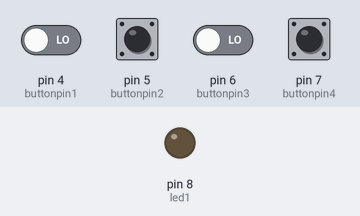
Recording of a sketch running on a simulated Arduino Uno, built with avr-gcc and run on an emulated ATmega328P. Parts: output pins drawn as LEDs (lit = HIGH). The inputs (shaded band) are chosen by the test bench; at power-on: pin 4 (buttonpin1), pin 5 (buttonpin2), pin 6 (buttonpin3), pin 7 (buttonpin4) LOW.

Above: at 1.2 s.
1.3 s: pin 4 (buttonpin1) driven HIGH and pin 6 (buttonpin3) driven HIGH
At 2.3 s:
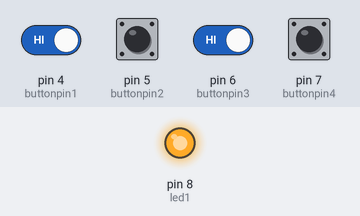
2.8 s: pin 4 (buttonpin1) driven LOW
At 3.4 s:
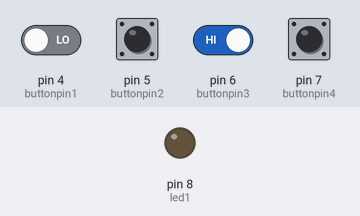
4.3 s: pin 4 (buttonpin1) driven HIGH
At 4.6 s:
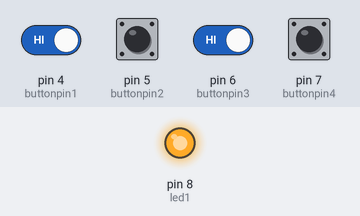
Timing chart, 0 to 7.3 s (numbered marks = the images above; inputs shaded):
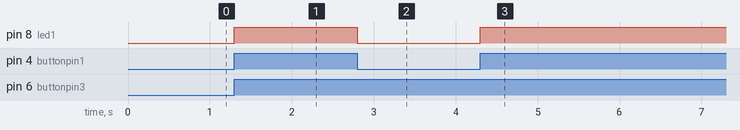

The sketch:

surprising_migelo1.ino
```cpp
int buttonpin1=4;
int buttonpin2=5;
int buttonpin3=6;
int buttonpin4=7;
int led1=8;
int buttonstate1=0;
int buttonstate2=0;
int buttonstate3=0;
int buttonstate4=0;
void setup() {

  pinMode(led1,OUTPUT);
  pinMode(buttonpin1,INPUT);
   pinMode(buttonpin2,INPUT);
    pinMode(buttonpin3,INPUT);
     pinMode(buttonpin4,INPUT);
}

void loop() {
  buttonstate1=digitalRead(buttonpin1);
  buttonstate2=digitalRead(buttonpin2);
  buttonstate3=digitalRead(buttonpin3);
  buttonstate4=digitalRead(buttonpin4);
  if (buttonstate1==HIGH && buttonstate2==LOW && buttonstate3==HIGH && buttonstate4==LOW)
  {
    digitalWrite(led1,HIGH);

  }
  else
  {
    digitalWrite(led1,LOW);

  }
}
```

Measured:
- after the input at 1.3 s, pin 8 (led1): LOW → HIGH at once
- after the input at 2.8 s, pin 8 (led1): HIGH → LOW at once
- after the input at 4.3 s, pin 8 (led1): LOW → HIGH at once
